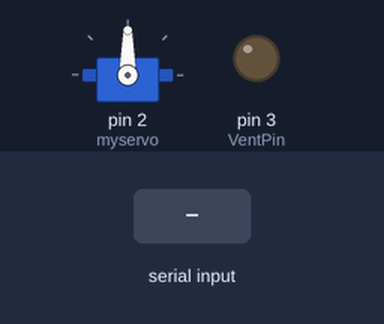
A sketch run on a simulated Arduino Uno, built with avr-gcc and run on an emulated ATmega328P. Parts: servo, output pins drawn as LEDs (lit = HIGH). The test bench sets the inputs (shaded band).

Above: at 1.2 s.
1.3 s: "90,45,200\n" received over Serial
At 4.2 s:
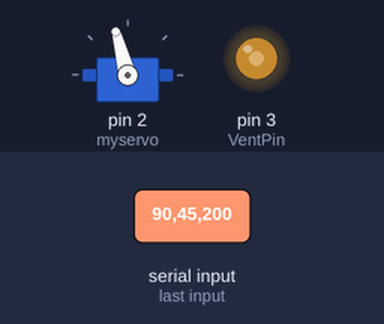
4.3 s: "30,150,10\n" received over Serial
At 7.2 s:
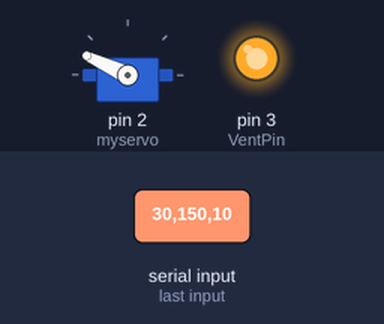
7.3 s: "90,45\n" received over Serial
At 9.45 s:
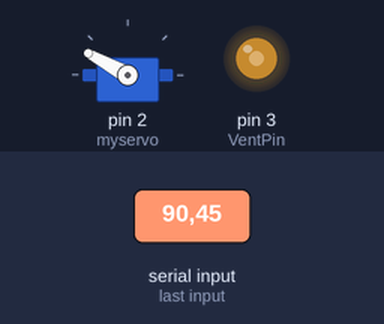
Timing chart, 0 to 12.3 s (numbered marks = the images above; inputs shaded):
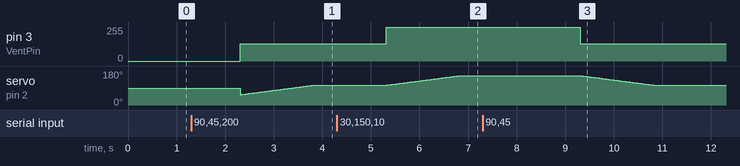

The sketch:

arduino_fixed_timers_nosd_noserial.ino
```cpp
#include <Servo.h>

Servo myservo;
word VentPin = 3;
bool substate= false;


void pwm25kHzBegin() {
  TCCR2A = 0;                               // TC2 Control Register A
  TCCR2B = 0;                               // TC2 Control Register B
  TIMSK2 = 0;                               // TC2 Interrupt Mask Register
  TIFR2 = 0;                                // TC2 Interrupt Flag Register
  TCCR2A |= (1 << COM2B1) | (1 << WGM21) | (1 << WGM20);  // OC2B cleared/set on match when up/down counting, fast PWM
  TCCR2B |= (1 << WGM22) | (1 << CS21);     // prescaler 8
  OCR2A = 79;                               // TOP overflow value (Hz)
  OCR2B = 0;
}

void pwmDuty(byte ocrb) {
  OCR2B = ocrb;                             // PWM Width (duty)
}


void setup() {

  pinMode(VentPin, OUTPUT);
  pwm25kHzBegin();
  myservo.attach(2);  // attaches the servo on GIO2 to the servo object


  Serial.begin(9600);


}//end setup


float temperature;
float concentration;
float humidity;
bool manualoverride=false;
volatile int pos=55;
volatile int oldpos=55;
volatile int temppos;

void loop() {

  // put your main code here, to run repeatedly:
//while (no input )
//wait
//after input is received we log the alcohol value and react to it
// we also have a case for a shutoff toggle message and return on or off
//could return controls status on off
//
while (Serial.available()==0);

while (Serial.available()) {
  substate=false;


  float dataIn1 = Serial.parseFloat();

  //Serial.println(dataIn1,6);

  if(dataIn1 == 123.456008){

    //Serial.println("Manual Override Activated (Toggle)");
    substate = true;
    dataIn1 = Serial.parseFloat();

    manualoverride = !manualoverride;

  }//endif override

  if(dataIn1 == 456.789031){

    //Serial.println("Request to return controls");
    substate = true;
    // need to write back the controls in serial
/*
    if((concentration <= 80)|| (manualoverride== true)){
      Serial.write("Off");
    }
    */
    if(manualoverride== true){
      Serial.write("Off");
    }

    else{
      Serial.write("On");
    }

    dataIn1 = Serial.parseFloat();


  }//endif

  //temperature then concentration then humidity
  if (substate==false){
    temperature = dataIn1;
    //Serial.print("Temperature: ");
    //Serial.println(temperature);

    concentration = Serial.parseFloat();
    //Serial.print("Concentration: ");
    //Serial.println(concentration);

    humidity = Serial.parseFloat();
    //Serial.print("Humidity: ");
    //Serial.println(humidity);

    float waste = Serial.parseFloat();
    //Serial.print("Waste: ");
    //Serial.println(waste);


  }//endif substate is false
//Serial.print("%s");
}//end while serial availabl


//Now we react to the concentration and activate certain angles and fan speeds
//servo goes from 55-155
//fan goes from 0-320

/*
State 1: Fans off louvers off
*/

if(manualoverride ==true){
    pwmDuty(0);
    pos=155;


}

else if(concentration < 20){

  //Timer1.setPwmDuty(9, 0);//fan control
  pwmDuty(0);
  pos=55;

  //Serial.println("State 1");
}

/*
State 2: Fans low louvers low
*/

else if(concentration < 30){

  pwmDuty(20);
  pos=80;

  //Serial.println("State 2");
}

/*
State3: Fans medium low louvers medium low
*/

else if(concentration < 50){

  pwmDuty(40);
  pos=105;


  //Serial.println("State 3");
}

/*
State4: Fans medium high louvers medium high
*/

else if(concentration < 75){

  pwmDuty(60);
  pos=130;

  //Serial.println("State 4");
}

/*
State5: Wide open
*/

else if(concentration >= 75){

  pwmDuty(79);
  pos=155;

  //Serial.println("State 5");
}


if(oldpos > pos){
  //Serial.println("oldpos > pos");

  for (temppos = oldpos; temppos >= pos; temppos -= 1) { // goes from 180 degrees to 0 degrees
    myservo.write(temppos);              // tell servo to go to position in variable 'temppos'
    delay(30);                       // waits 30 ms for the servo to reach the position
  }


}//if oldpos >

else if(oldpos < pos){
  //Serial.println("oldpos < pos");


  for (temppos = oldpos; temppos <= pos; temppos += 1) { // goes from 180 degrees to 0 degrees
    myservo.write(temppos);              // tell servo to go to position in variable 'temppos'
    delay(30);                       // waits 30 ms for the servo to reach the position
  }


}//end if oldpos<

else if(oldpos == pos){
  //Serial.println("oldpos = pos");

  myservo.write(pos);              // tell servo to go to position in variable 'temppos'
  delay(30);


}//end if oldpos<

oldpos=pos;


}//end void loop
```

Temp_PID.cpp
```cpp
/*
  This cpp contains a PID implementation for temperature using P and I
  The output is scaled 0-255 with the ends capped for pwm safety bounds.
  The cumulative error bounds can be adjusted to change the curve and windup of the PID
*/

#include "Arduino.h"
#include "Temp_PID.h"

double tempPID::computePID(tempPID tp) {
  static double currentTime = millis();
  static double elapsedTime = (double)(currentTime - tp.dbl_previousTime);


  double error = dbl_setPoint - dbl_temp_inp; // error here means how far off our temp_input temp is from where the gauge is set
  dbl_cumulativeError += error * elapsedTime;//We clamp how much this can affect our output below to prevent windup

  if(abs(dbl_cumulativeError*c_ki)>40){

    if(dbl_cumulativeError > (10/c_ki)){
      dbl_cumulativeError=(160/c_ki);
    }//endif positive cumulative error

    if(dbl_cumulativeError < (-70/c_ki)){
      dbl_cumulativeError=(-50/c_ki);                 // from -70 to -50
    }//endif negative cumulative error

  }//endif cumulating error either direction

  double out = c_kp * error + c_ki * dbl_cumulativeError;//output determined by I and P.
  dbl_previousTime = currentTime;

  //check output bounds
    if(out > 229){
      out=229;
    }//endif

    if(out < 26){
      out=26;
    }//endif out of bounds

  return out;
}// end
```

Temp_PID.h
```cpp
//computePID: uses several global variables to calculate errors in temp/setTemp, and time. Could have temp timeout inside or externally
//Consts: P&I
//Inputs: input temp, previousTime, cumulativeError, setPoint
//Outputs: double out
#ifndef Temp_PID
#define Temp_PID

#include "Arduino.h"


const uint8_t c_kp = 20;
const uint8_t c_ki = 1;

class tempPID
{
  public:
  double dbl_temp_inp;
  double dbl_previousTime;
  double dbl_cumulativeError;
  double dbl_setPoint;

  double computePID(tempPID tp);

  private:

};


#endif
```

Measured:
- after the input at 1.3 s, pin 3 (VentPin): 0/255 → 129/255 after 1.0 s
- after the input at 4.3 s, pin 3 (VentPin): 129/255 → 255/255 after 1.0 s; servo on pin 2 (myservo): moves from 105° to 155° over 1.5 s, starting after 1.0 s
- after the input at 7.3 s, pin 3 (VentPin): 255/255 → 129/255 after 2.0 s; servo on pin 2 (myservo): moves from 155° to 105° over 1.5 s, starting after 2.0 s
